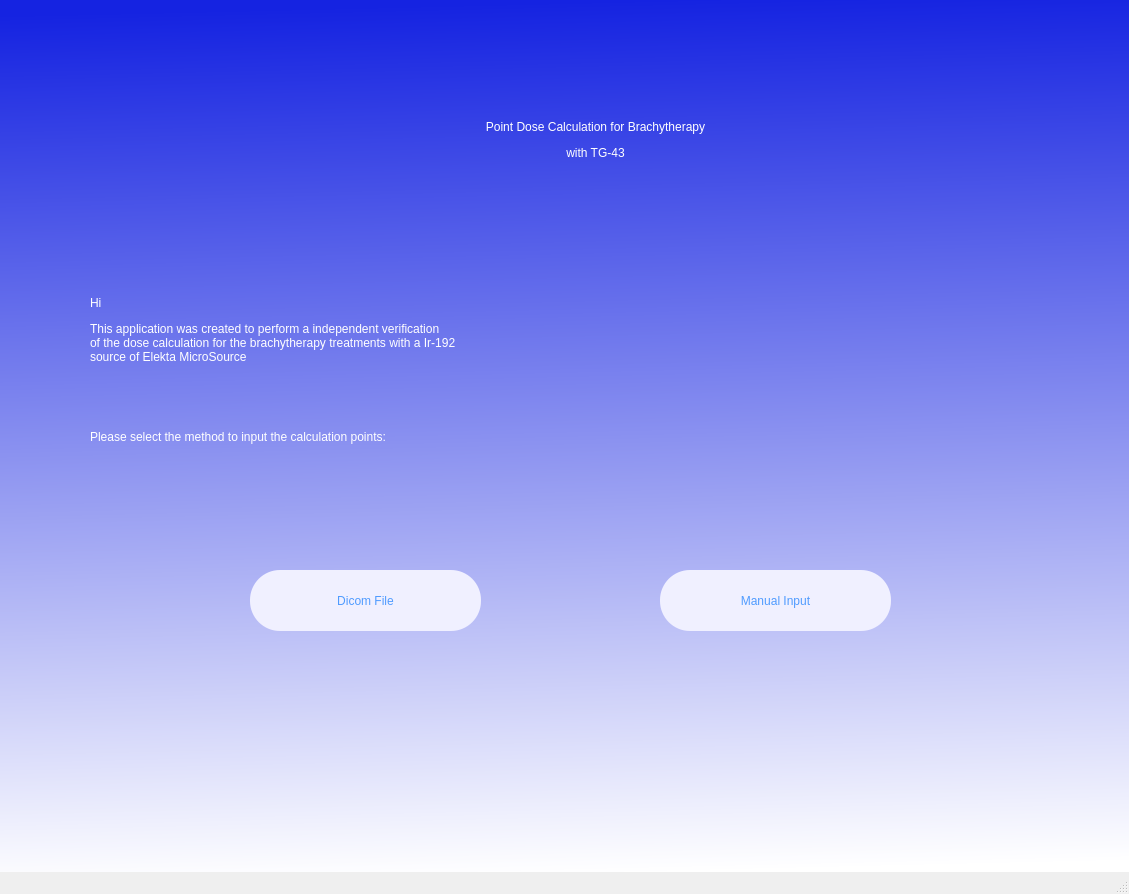
<?xml version="1.0" encoding="UTF-8"?>
<ui version="4.0">
 <class>MainWindow</class>
 <widget class="QMainWindow" name="MainWindow">
  <property name="geometry">
   <rect>
    <x>0</x>
    <y>0</y>
    <width>1129</width>
    <height>894</height>
   </rect>
  </property>
  <property name="windowTitle">
   <string>MainWindow</string>
  </property>
  <property name="styleSheet">
   <string notr="true">QWidget#centralwidget{
background-color:qlineargradient(spread:pad, x1:0.512, y1:0, x2:0.546, y2:1, stop:0 rgba(21, 35, 225, 255), stop:1 rgba(255, 255, 255, 255));}</string>
  </property>
  <widget class="QWidget" name="centralwidget">
   <widget class="QLabel" name="label">
    <property name="geometry">
     <rect>
      <x>150</x>
      <y>60</y>
      <width>891</width>
      <height>161</height>
     </rect>
    </property>
    <property name="styleSheet">
     <string notr="true">font: 75 36pt &quot;MS Shell Dlg 2&quot;;color:rgb(255, 255, 255);


</string>
    </property>
    <property name="text">
     <string>&lt;html&gt;&lt;head/&gt;&lt;body&gt;&lt;p align=&quot;center&quot;&gt;Point Dose Calculation for Brachytherapy&lt;/p&gt;&lt;p align=&quot;center&quot;&gt;with TG-43&lt;/p&gt;&lt;/body&gt;&lt;/html&gt;</string>
    </property>
   </widget>
   <widget class="QLabel" name="label_2">
    <property name="geometry">
     <rect>
      <x>90</x>
      <y>260</y>
      <width>621</width>
      <height>221</height>
     </rect>
    </property>
    <property name="styleSheet">
     <string notr="true">color:rgb(255, 255, 255);
font: 14pt &quot;MS Shell Dlg 2&quot;;</string>
    </property>
    <property name="text">
     <string>&lt;html&gt;&lt;head/&gt;&lt;body&gt;&lt;p&gt;Hi&lt;/p&gt;&lt;p align=&quot;justify&quot;&gt;This application was created to perform a independent verification&lt;br/&gt;of the dose calculation for the brachytherapy treatments with a Ir-192&lt;br/&gt;source of Elekta MicroSource&lt;/p&gt;&lt;p align=&quot;justify&quot;&gt;&lt;br/&gt;&lt;/p&gt;&lt;p align=&quot;justify&quot;&gt;&lt;br/&gt;Please select the method to input the calculation points:&lt;/p&gt;&lt;/body&gt;&lt;/html&gt;</string>
    </property>
   </widget>
   <widget class="QPushButton" name="pushButton">
    <property name="geometry">
     <rect>
      <x>250</x>
      <y>570</y>
      <width>231</width>
      <height>61</height>
     </rect>
    </property>
    <property name="toolTip">
     <string>&lt;html&gt;&lt;head/&gt;&lt;body&gt;&lt;p&gt;&lt;br/&gt;&lt;/p&gt;&lt;/body&gt;&lt;/html&gt;</string>
    </property>
    <property name="styleSheet">
     <string notr="true">border-radius: 30px;
background-color:rgb(240, 240, 255);
font: 16pt &quot;MS Shell Dlg 2&quot;;
color:rgb(79, 155, 255)</string>
    </property>
    <property name="text">
     <string>Dicom File</string>
    </property>
   </widget>
   <widget class="QPushButton" name="pushButton_2">
    <property name="geometry">
     <rect>
      <x>660</x>
      <y>570</y>
      <width>231</width>
      <height>61</height>
     </rect>
    </property>
    <property name="styleSheet">
     <string notr="true">border-radius: 30px;
background-color:rgb(240, 240, 255);
font: 16pt &quot;MS Shell Dlg 2&quot;;
color:rgb(79, 155, 255)</string>
    </property>
    <property name="text">
     <string>Manual Input</string>
    </property>
   </widget>
  </widget>
  <widget class="QMenuBar" name="menubar">
   <property name="geometry">
    <rect>
     <x>0</x>
     <y>0</y>
     <width>1129</width>
     <height>22</height>
    </rect>
   </property>
  </widget>
  <widget class="QStatusBar" name="statusbar"/>
 </widget>
 <resources/>
 <connections/>
</ui>
